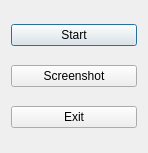
<?xml version="1.0" encoding="UTF-8"?>
<ui version="4.0">
 <class>DialogRemap</class>
 <widget class="QDialog" name="DialogRemap">
  <property name="geometry">
   <rect>
    <x>0</x>
    <y>0</y>
    <width>148</width>
    <height>153</height>
   </rect>
  </property>
  <property name="windowTitle">
   <string>Dialog</string>
  </property>
  <layout class="QVBoxLayout" name="verticalLayout">
   <item>
    <widget class="QPushButton" name="btnStart">
     <property name="text">
      <string>Start</string>
     </property>
    </widget>
   </item>
   <item>
    <widget class="QPushButton" name="btnScreenShot">
     <property name="text">
      <string>Screenshot</string>
     </property>
    </widget>
   </item>
   <item>
    <widget class="QPushButton" name="btnExit">
     <property name="text">
      <string>Exit</string>
     </property>
    </widget>
   </item>
  </layout>
 </widget>
 <resources/>
 <connections/>
</ui>
